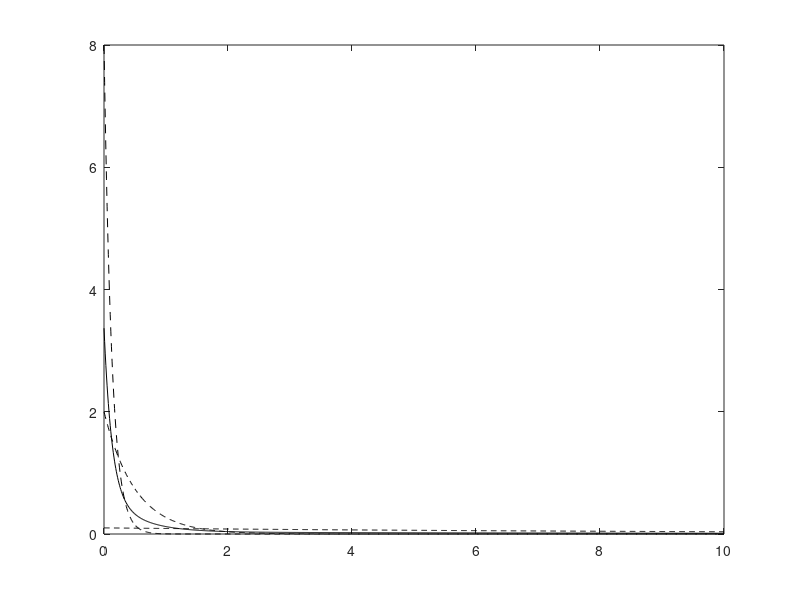

MATLAB code for this plot:
% Author: Rob Fergus
% Version: 1.0, distribution code.
% Project: Removing Camera Shake from a Single Image, SIGGRAPH 2006 paper
% Copyright 2006, Massachusetts Institute of Technology

lambda = [0.1 2 8];
pi = [0.3 0.3 0.3];

pi = pi / sum(pi);

x = [0:0.01:10];
y = zeros(size(x));

figure(100); clf;

for a=1:length(lambda)
  
  y = y + pi(a) * lambda(a) * exp(- lambda(a) * x);
  
  yy(a,:) =  lambda(a) * exp(- lambda(a) * x);

  plot(x,yy(a,:),'k--');
  hold on;
end

plot(x,y,'k');





